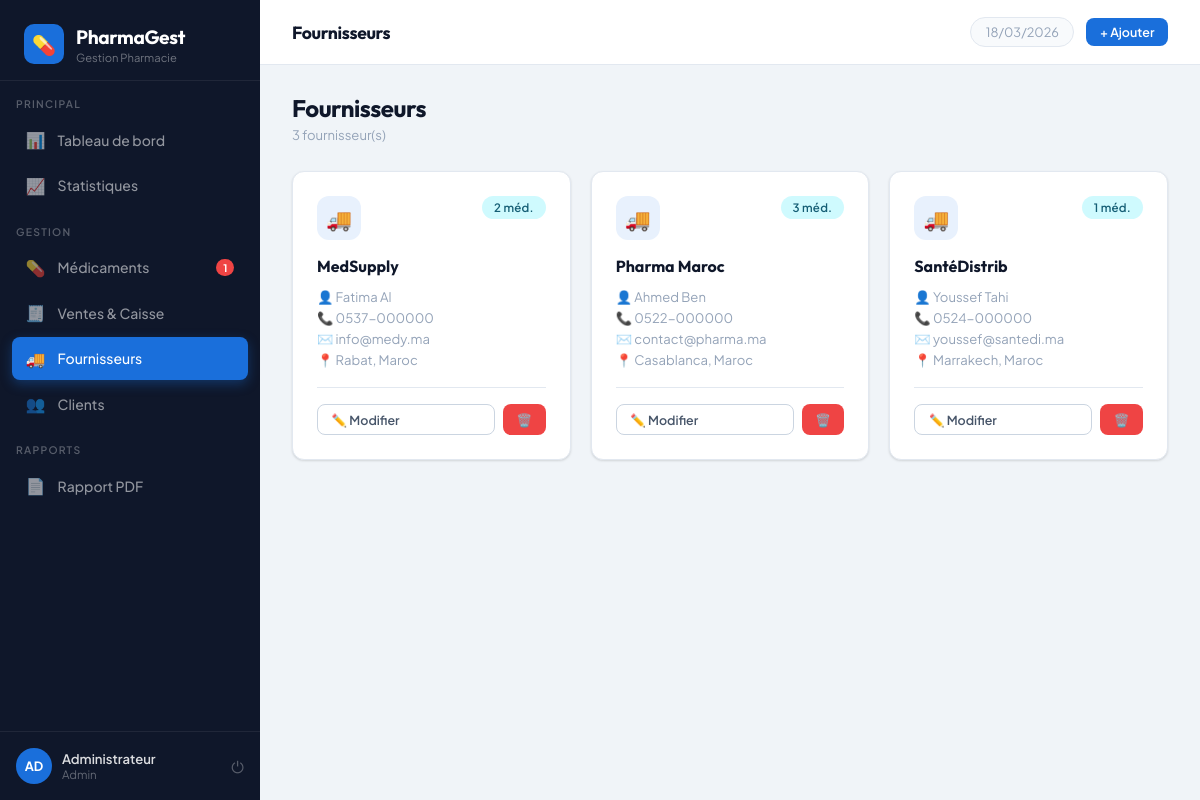
The page /fournisseurs.php (signed in) on the database its author committed.
### tables this page shows
CREATE TABLE fournisseurs (
    id INT AUTO_INCREMENT PRIMARY KEY,
    nom VARCHAR(150) NOT NULL,
    contact VARCHAR(100),
    telephone VARCHAR(20),
    email VARCHAR(100),
    adresse TEXT,
    created_at TIMESTAMP DEFAULT CURRENT_TIMESTAMP
);

### config/database.php (called while the page is built, shortened)
<?php
function h($s) { return htmlspecialchars($s ?? '', ENT_QUOTES, 'UTF-8'); }

### fournisseurs.php (the view, shortened to what this page needs)
<?php
require_once 'config/database.php';
$pdo = db();
$fournisseurs = $pdo->query("SELECT f.*, COUNT(m.id) as nb_meds FROM fournisseurs f LEFT JOIN medicaments m ON m.fournisseur_id=f.id GROUP BY f.id ORDER BY f.nom")->fetchAll();
?>
<!DOCTYPE html>
<html lang="fr">
<head>
<link rel="stylesheet" href="assets/style.css">
</head>
<body>
<?php require_once 'includes/sidebar.php'; ?>
<div class="main">
    <div class="topbar">
        <div class="topbar-title">Fournisseurs</div>
        <div class="topbar-actions">
            <span class="topbar-date"><?= date('d/m/Y') ?></span>
            <button class="btn btn-primary btn-sm" onclick="openModal('modalAdd')">+ Ajouter</button>
        </div>
    </div>
    <div class="content">
        <div class="page-header">
            <div>
                <div class="page-title">Fournisseurs</div>
                <div class="page-sub"><?= count($fournisseurs) ?> fournisseur(s)</div>
            </div>
        </div>
        <div class="grid-3">
        <?php foreach ($fournisseurs as $f): ?>
        <div class="card" style="transition:transform 0.2s,box-shadow 0.2s" onmouseover="this.style.transform='translateY(-3px)';this.style.boxShadow='var(--shadow-md)'" onmouseout="this.style.transform='';this.style.boxShadow=''">
            <div class="card-body">
                <div style="display:flex;align-items:flex-start;justify-content:space-between;margin-bottom:1rem">
                    <div style="width:44px;height:44px;border-radius:12px;background:var(--primary-light);display:flex;align-items:center;justify-content:center;font-size:1.3rem">🚚</div>
                    <span class="badge badge-info"><?= $f['nb_meds'] ?> méd.</span>
                </div>
                <div style="font-family:'Outfit',sans-serif;font-size:1rem;font-weight:700;color:var(--text);margin-bottom:0.75rem"><?= h($f['nom']) ?></div>
                <?php if ($f['contact']): ?><div style="font-size:0.82rem;color:var(--text3);margin-bottom:4px">👤 <?= h($f['contact']) ?></div><?php endif; ?>
                <?php if ($f['telephone']): ?><div style="font-size:0.82rem;color:var(--text3);margin-bottom:4px">📞 <?= h($f['telephone']) ?></div><?php endif; ?>
                <?php if ($f['email']): ?><div style="font-size:0.82rem;color:var(--text3);margin-bottom:4px">✉️ <?= h($f['email']) ?></div><?php endif; ?>
                <?php if ($f['adresse']): ?><div style="font-size:0.82rem;color:var(--text3)">📍 <?= h($f['adresse']) ?></div><?php endif; ?>
                <div style="display:flex;gap:0.5rem;margin-top:1.2rem;padding-top:1rem;border-top:1px solid var(--border)">
                    <button class="btn btn-outline btn-sm" style="flex:1" onclick='openEdit(<?= json_encode($f) ?>)'>✏️ Modifier</button>
                    <button class="btn btn-danger btn-sm" onclick="confirmDelete(<?= $f['id'] ?>,'<?= h($f['nom']) ?>')">🗑️</button>
                </div>
            </div>
        </div>
        <?php endforeach; ?>
        </div>
    </div>
</div>
</body>
</html>

### assets/style.css (style rules this page uses)
*,*::before,*::after { box-sizing:border-box;margin:0;padding:0 }
:root { --primary:#1a6fdb; --primary-light:#e8f1fd; --primary-dark:#1457b0; --success:#10b981; --success-light:#d1fae5; --warning:#f59e0b; --warning-light:#fef3c7; --danger:#ef4444; --danger-light:#fee2e2; --info:#06b6d4; --info-light:#cffafe; --bg:#f0f4f8; --surface:#ffffff; --surface2:#f8fafc; --border:#e2e8f0; --border2:#cbd5e1; --text:#0f172a; --text2:#475569; --text3:#94a3b8; --sidebar:#0f172a; --sidebar2:#1e293b; --sidebar-accent:#1a6fdb; --radius:12px; --radius-sm:8px; --shadow:0 1px 3px rgba(0,0,0,0.08),0 1px 2px rgba(0,0,0,0.06); --shadow-md:0 4px 6px rgba(0,0,0,0.07),0 2px 4px rgba(0,0,0,0.06); --shadow-lg:0 10px 15px rgba(0,0,0,0.07),0 4px 6px rgba(0,0,0,0.05); }
html { font-size:16px }
body { font-family:'Plus Jakarta Sans',sans-serif;background:var(--bg);color:var(--text);display:flex;min-height:100vh;overflow-x:hidden }
.main { margin-left:260px;flex:1;display:flex;flex-direction:column;min-height:100vh }
.topbar { background:var(--surface);border-bottom:1px solid var(--border); padding:0 2rem;height:65px;display:flex;align-items:center; justify-content:space-between;position:sticky;top:0;z-index:50; }
.topbar-title { font-family:'Outfit',sans-serif;font-size:1.1rem;font-weight:700;color:var(--text);letter-spacing:-0.02em }
.topbar-actions { display:flex;align-items:center;gap:0.75rem }
.topbar-date { font-size:0.8rem;color:var(--text3);background:var(--surface2);padding:0.4rem 0.9rem;border-radius:100px;border:1px solid var(--border) }
.content { padding:1.75rem 2rem;flex:1 }
.page-header { display:flex;align-items:center;justify-content:space-between;margin-bottom:1.75rem;flex-wrap:wrap;gap:1rem }
.page-title { font-family:'Outfit',sans-serif;font-size:1.5rem;font-weight:700;color:var(--text);letter-spacing:-0.02em }
.page-sub { font-size:0.82rem;color:var(--text3);margin-top:3px }
.card { background:var(--surface);border-radius:var(--radius);border:1px solid var(--border);box-shadow:var(--shadow) }
.card-body { padding:1.5rem }
.badge { display:inline-flex;align-items:center;gap:5px;padding:0.25rem 0.75rem;border-radius:100px;font-size:0.72rem;font-weight:600;letter-spacing:0.02em }
.badge-info { background:var(--info-light);color:#155e75 }
.btn { display:inline-flex;align-items:center;gap:7px;padding:0.6rem 1.25rem;border-radius:var(--radius-sm);font-family:'Plus Jakarta Sans',sans-serif;font-size:0.85rem;font-weight:600;cursor:pointer;border:none;text-decoration:none;transition:all 0.2s;white-space:nowrap }
.btn-primary { background:var(--primary);color:#fff }
.btn-danger { background:var(--danger);color:#fff }
.btn-outline { background:transparent;color:var(--text2);border:1px solid var(--border2) }
.btn-sm { padding:0.4rem 0.85rem;font-size:0.78rem }
.grid-3 { display:grid;grid-template-columns:1fr 1fr 1fr;gap:1.25rem }

### rows shown on the page
fournisseurs: nb_meds "2", nom "MedSupply", contact "Fatima Al", telephone "0537-000000", email "info@medy.ma", adresse "Rabat, Maroc"
fournisseurs: nb_meds "3", nom "Pharma Maroc", contact "Ahmed Ben", telephone "0522-000000", email "contact@pharma.ma", adresse "Casablanca, Maroc"
fournisseurs: nb_meds "1", nom "SantéDistrib", contact "Youssef Tahi", telephone "0524-000000", email "youssef@santedi.ma", adresse "Marrakech, Maroc"

### other values the page prints
APP_NAME "PharmaGest"
$stock_alerte "1"
substr($user['nom'],0,2) "AD"
$user['nom'] "Administrateur"
$user['role'] "Admin"
count($fournisseurs) "3"
